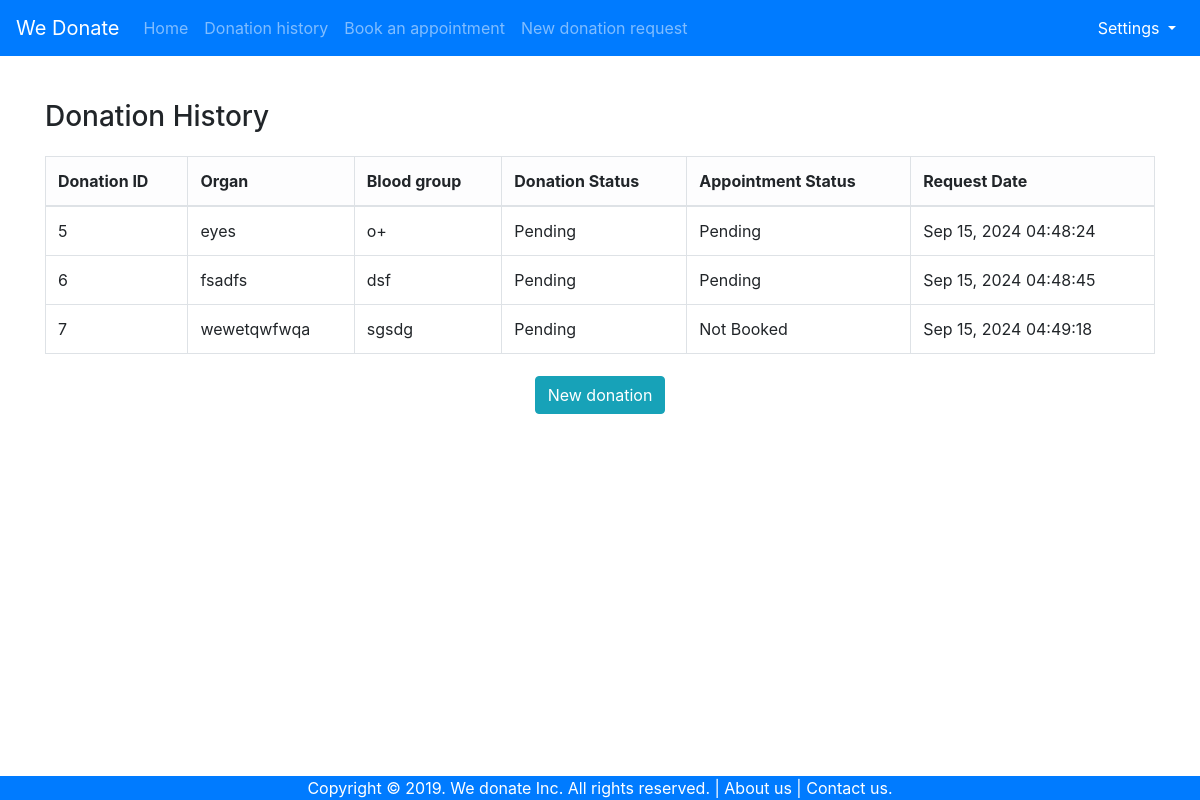
Page /donors/donation-history/ (signed in) on the committed database.
### donors/models.py (models this page shows, shortened)
class DonationRequests(models.Model):
	STATUS = [("Pending", "Pending"), ("Not Booked", "Not Booked"),
	("Booked", "Booked"), ("Approved", "Approved"),
	("Denied", "Denied")
	]
	class Meta:
		verbose_name_plural = "Donation Requests"
		verbose_name = "Donation Requests"
	organ_type = models.CharField(max_length=20, blank=False, null=False)
	blood_type = models.CharField(max_length=10, blank=True, null=True)
	family_relation = models.CharField(max_length=10, blank=False, null=False)
	family_relation_name = models.CharField(max_length=10, blank=False, null=False)
	family_contact_number = models.CharField(max_length=20)
	donation_status = models.CharField(max_length=20, choices=STATUS, blank=False, null=False)
	upload_medical_doc = models.FileField(blank=True, null=True)
	donated_before = models.BooleanField(blank=False, null=False)
	family_consent = models.BooleanField(blank=False, null=False)
	donor = models.ForeignKey(User, on_delete=models.CASCADE)
	request_datetime = models.DateTimeField(auto_now_add=True)

class Appointments(models.Model):
    STATUS = [("Pending", "Pending"), ("Not Booked", "Not Booked"),
              ("Booked", "Booked"), ("Approved", "Approved"),
              ("Denied", "Denied")
              ]
    donation_request = models.ForeignKey(DonationRequests, on_delete=models.CASCADE)
    appointment_status = models.CharField(max_length=20, choices=STATUS, blank=False, null=False)
    hospital = models.ForeignKey(User, on_delete=models.CASCADE)
    date = models.CharField(max_length=100, blank=False, null=False)
    time = models.CharField(max_length=100, blank=False, null=False)
    class Meta:
        verbose_name_plural = "Appointments"
        verbose_name = "Appointments"

### donors/views.py (the view)
# urls.py: re_path('donation-history/$', views.donor_home, name='donor-home'),
def donor_home(request):
    donor_requests = DonationRequests.objects.filter(donor=request.user)
    for donor_request in donor_requests:
        try:
            donor_request.datetime = donor_request.request_datetime.strftime("%b %d, %Y %H:%M:%S")
            status = Appointments.objects.get(donation_request=donor_request).appointment_status
        except Exception as e:
            status = "Not Booked"
        donor_request.appointment_status = status
    return render(request, "donor-home.html", {"donationrequests": donor_requests})

### templates/donor-home.html (shortened to what this page needs)
{% load static %}
<!doctype html>
<html lang="en">
  <head>
    <link rel="stylesheet" href="https://maxcdn.bootstrapcdn.com/bootstrap/4.0.0/css/bootstrap.min.css">
    <link href="https://maxcdn.bootstrapcdn.com/font-awesome/4.7.0/css/font-awesome.min.css" rel="stylesheet">
    <link rel="stylesheet" href="{% static 'css/header-footer.css' %}">
    <link rel="stylesheet" href="{% static 'css/new-donation-request.css' %}">
  </head>
  <body>
    <header>
    <nav class="navbar fixed-top navbar-dark navbar-expand-sm bg-primary" id="navbar">
        <a class="navbar-brand" href="{% url 'donor-landing-page' %}">We Donate</a>
        <div class="collapse navbar-collapse" id="navbarTop">
        <ul class="navbar-nav mr-auto">
             <li class="nav-item">
                <a class="nav-link" href="{% url 'donor-landing-page' %}">Home</a>
            </li>
            <li class="nav-item">
                <a class="nav-link" href="{% url 'donor-home' %}">Donation history</a>
            </li>
            <li class="nav-item">
                <a class="nav-link" href="{% url 'book-appointment' %}">Book an appointment</a>
            </li>
            <li class="nav-item">
                <a class="nav-link" href="{% url 'new-donation-request'  %}">New donation request</a>
            </li>
        </ul>
        <ul class="navbar-nav ml-auto">
            <li class="nav-item active dropdown">
                <a class="nav-link dropdown-toggle" href="#" id="navbardrop" data-toggle="dropdown">
                        Settings
                </a>
            </li>
        </ul>
    </div>
    </nav>
    </header>
     <div class="container">
<h3>Donation History</h3>
<table class="table table-bordered top" id = "searchHistoryTable">
      <thead>
        <tr class = "table-light">
          <th scope="col">Donation ID</th>
          <th scope="col">Organ</th>
          <th scope="col">Blood group</th>
          <th scope="col">Donation Status</th>
          <th scope="col">Appointment Status</th>
          <th scope="col">Request Date</th>
        </tr>
      </thead>
      <tbody>
        {% for dreq in donationrequests %}
        <tr>
        <td>{{dreq.id}}</td>
        <td>{{dreq.organ_type}}</td>
        <td>{{dreq.blood_type}}</td>
        <td>{{dreq.donation_status}}</td>
		<td>{{dreq.appointment_status}}</td>
        <td>{{dreq.datetime}}</td>
        </tr>
        {% endfor %}
      </tbody>
</table>
<div class = "centerText top"><a href="{% url 'new-donation-request' %}"><button class="btn btn-info">New donation</button></a></div>
    </div>
    <footer class="custom-footer bg-primary">
        Copyright &copy; 2019. We donate Inc. All rights reserved. | <a href= "#">About us | </a> <a href= "#">Contact us. </a>    </footer>
    </body>
</html>

### static/css/header-footer.css (style rules this page uses)
.custom-footer { border: 4px; position: fixed; bottom: 0; width: 100%; background-color: #51EAEA; text-align: center; color: white; }
footer a { color: white; text-decoration: none; }
a:link { text-decoration: none!important; }

### static/css/new-donation-request.css (style rules this page uses)
body { padding-top: 100px; padding-bottom: 70px; }
.top { margin-top: 2%; }
.centerText { text-align: center; }

### rows in the picture
DonationRequests: id "5", organ_type "eyes", blood_type "o+", donation_status "Pending", appointment_status "Pending", datetime "Sep 15, 2024 04:48:24"
DonationRequests: id "6", organ_type "fsadfs", blood_type "dsf", donation_status "Pending", appointment_status "Pending", datetime "Sep 15, 2024 04:48:45"
DonationRequests: id "7", organ_type "wewetqwfwqa", blood_type "sgsdg", donation_status "Pending", appointment_status "Not Booked", datetime "Sep 15, 2024 04:49:18"
